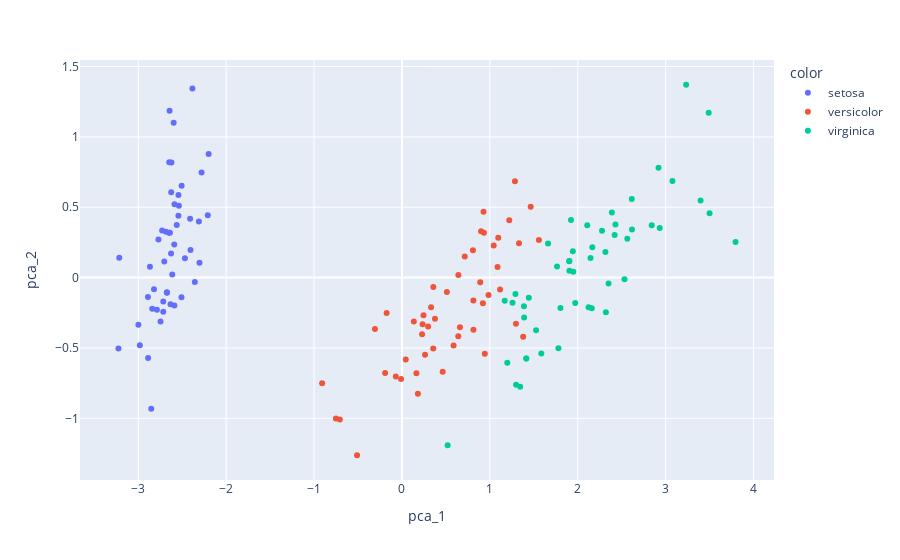

The cell this chart's notebook holds for it:
### Markdown cell above
## 참고

- interactive plot
- 3D plot

### Code cell
# interactive plot 출력

# 라이브러리 호출
import plotly.express as px
from sklearn.decomposition import PCA

# feature 지정
feature = data[['sepal_length', 'sepal_width', 'petal_length', 'petal_width']]

# PCA 기법 반영 (2차원으로 축소) 및 데이터 프레임 형성
pca = PCA(n_components=2)
components = pd.DataFrame(pca.fit_transform(feature))
components.columns = ['pca_1', 'pca_2']

# plotly 도표 생성
fig = px.scatter(components, x='pca_1', y='pca_2', color=df['species'])
fig.show()
